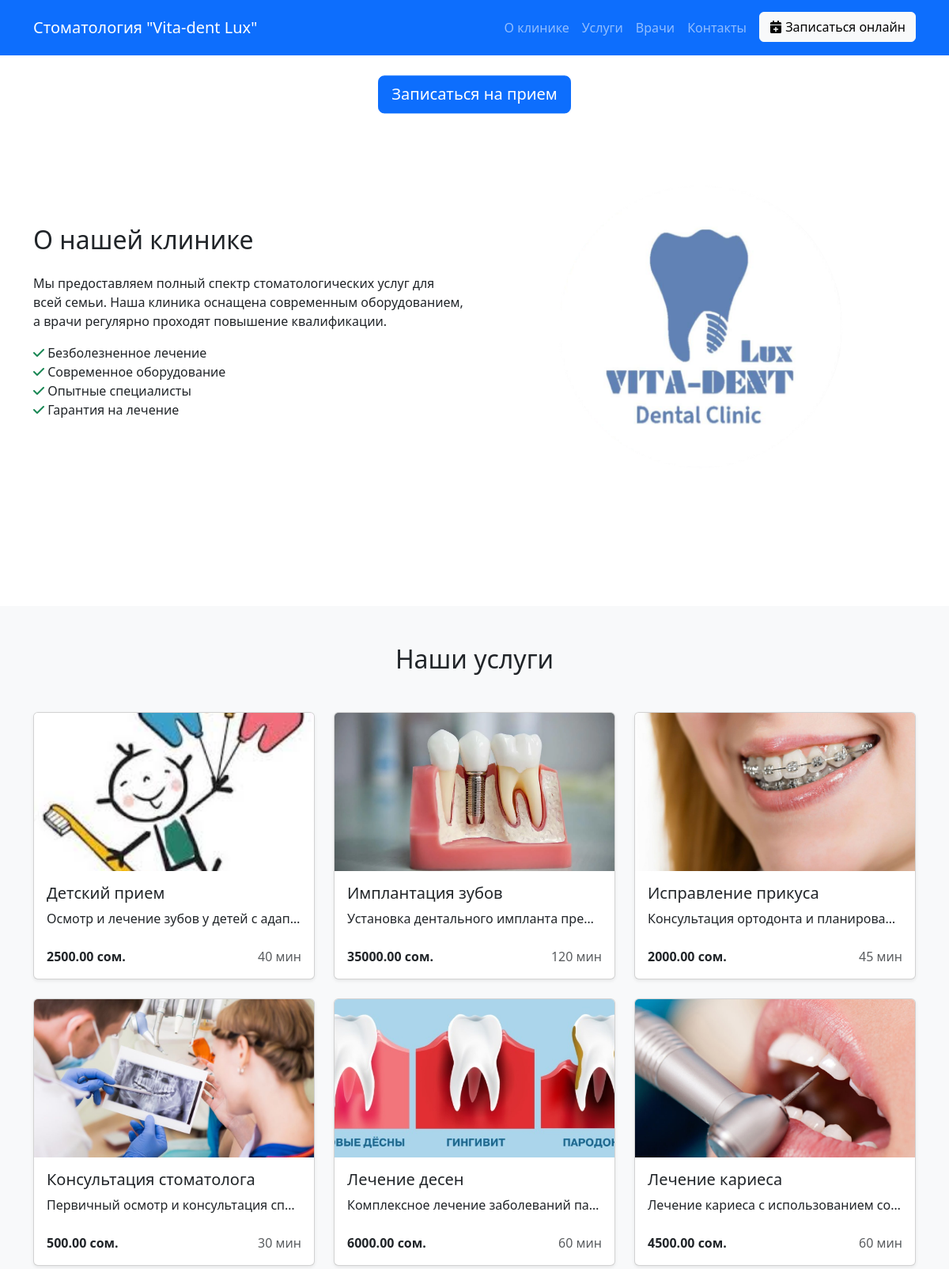
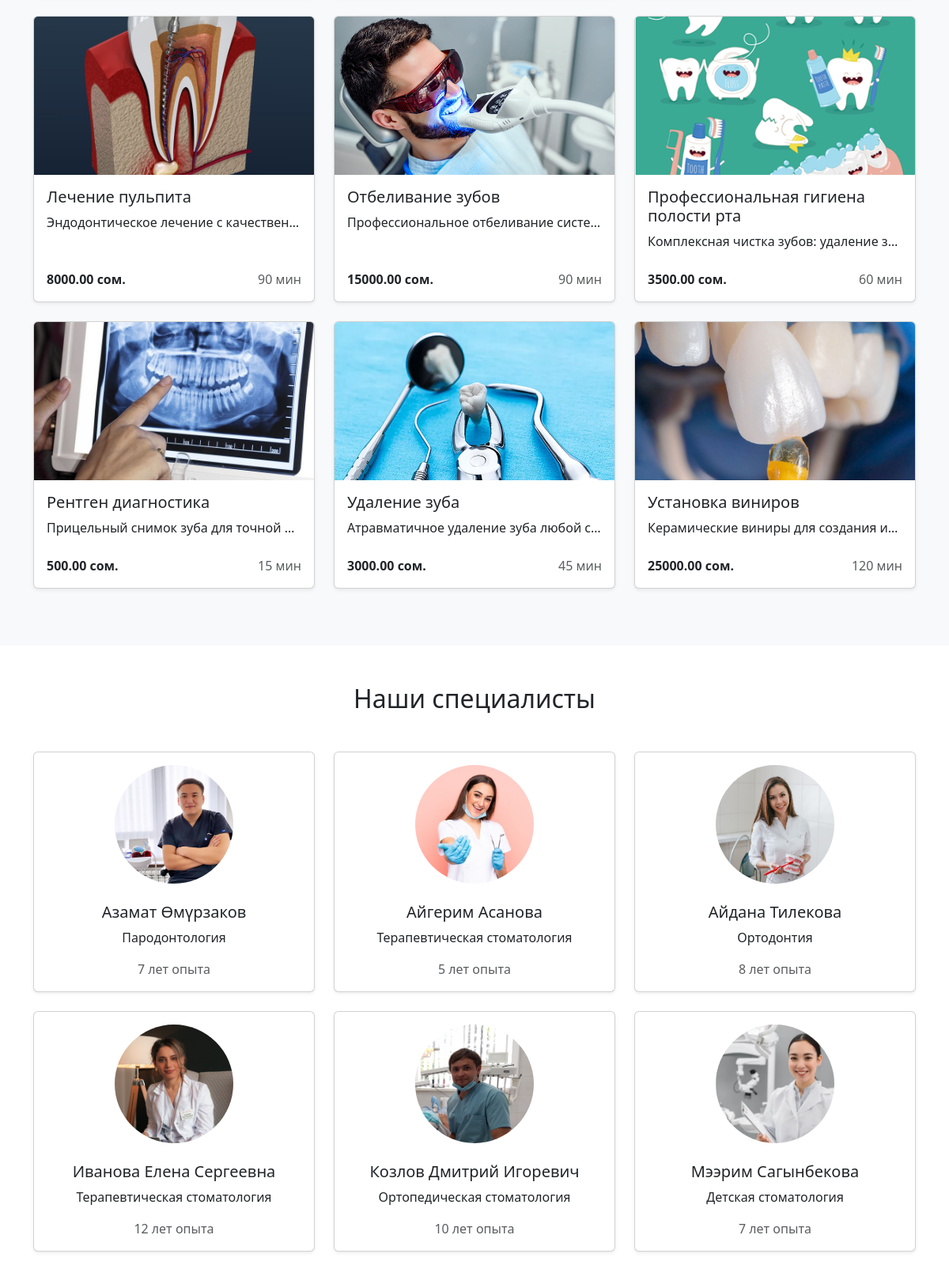
The page / (upper part) on the database its author committed (2 pictures, top to bottom).
### api/models.py (models this page shows, shortened)
class Service(models.Model):
    name = models.CharField(max_length=100, verbose_name='Название услуги')
    description = models.TextField(blank=True, verbose_name='Описание')
    price = models.DecimalField(
        max_digits=10,
        decimal_places=2,
        verbose_name='Цена',
        validators=[MinValueValidator(Decimal('0.01'))]
    )
    duration = models.PositiveIntegerField(
        default=30,
        verbose_name='Длительность (мин)',
        help_text='Продолжительность приема в минутах'
    )
    is_active = models.BooleanField(default=True, verbose_name='Активна')
    image = models.ImageField(
        upload_to='services/',
        blank=True,
        null=True,
        verbose_name='Изображение услуги'
    )
    class Meta:
        verbose_name = 'Услуга'
        verbose_name_plural = 'Услуги'
        ordering = ['name']

class Doctor(models.Model):
    name = models.CharField(max_length=100, verbose_name='ФИО врача')
    specialty = models.CharField(max_length=100, verbose_name='Специализация')
    services = models.ManyToManyField(Service, verbose_name='Услуги')
    experience = models.PositiveIntegerField(
        default=0,
        verbose_name='Стаж (лет)',
        help_text='Опыт работы в годах'
    )
    education = models.TextField(blank=True, verbose_name='Образование')
    description = models.TextField(blank=True, verbose_name='О враче')
    photo = models.ImageField(
        upload_to='doctors/',
        blank=True,
        null=True,
        verbose_name='Фотография'
    )
    is_active = models.BooleanField(default=True, verbose_name='Активен')
    working_hours = models.JSONField(
        default=dict,
        verbose_name='График работы',
        help_text='JSON с графиком работы по дням недели'
    )
    class Meta:
        verbose_name = 'Врач'
        verbose_name_plural = 'Врачи'
        ordering = ['name']

### api/views.py (the view)
# urls.py: path('', home, name='home'),
def home(request):
    services = Service.objects.filter(is_active=True)
    doctors = Doctor.objects.filter(is_active=True)
    return render(request, 'clinic/index.html', {'services': services, 'doctors': doctors})

### templates/clinic/index.html (shortened to what this page needs)
{% load static %}
<!DOCTYPE html>
<html lang="ru">
<head>
    <link href="https://cdn.jsdelivr.net/npm/bootstrap@5.3.0/dist/css/bootstrap.min.css" rel="stylesheet">
    <link rel="stylesheet" href="https://cdnjs.cloudflare.com/ajax/libs/font-awesome/6.4.0/css/all.min.css">
    <link rel="stylesheet" href="{% static 'clinic/style.css' %}">
</head>
<body>
    <nav class="navbar navbar-expand-lg navbar-dark bg-primary">
        <div class="container">
            <a class="navbar-brand" href="#">Стоматология "Vita-dent Lux"</a>
            <div class="collapse navbar-collapse" id="navbarNav">
                <ul class="navbar-nav ms-auto">
                    <li class="nav-item"><a class="nav-link" href="#about">О клинике</a></li>
                    <li class="nav-item"><a class="nav-link" href="#services">Услуги</a></li>
                    <li class="nav-item"><a class="nav-link" href="#doctors">Врачи</a></li>
                    <li class="nav-item"><a class="nav-link" href="#contacts">Контакты</a></li>
                    <li class="nav-item">
                        <button class="btn btn-light ms-2" data-bs-toggle="modal" data-bs-target="#appointmentModal">
                            <i class="fas fa-calendar-plus"></i> Записаться онлайн
                        </button>
                    </li>
                </ul>
            </div>
        </div>
    </nav>
    <section class="hero-section bg-light  ">
        <div class="text-center">
            <div class="box">
            <p class="lead mb-4">Современное оборудование, опытные врачи и бережный подход к каждому пациенту</p>
            <button class="btn btn-primary btn-lg" data-bs-toggle="modal" data-bs-target="#appointmentModal">
                Записаться на прием
            </button>
            </div>
        </div>
    </section>
    <section id="about" class="py-5 container">
            <div class="row align-items-center">
                <div class="col-md-6">
                    <h2 class="mb-4">О нашей клинике</h2>
                    <p>Мы предоставляем полный спектр стоматологических услуг для всей семьи.
                    Наша клиника оснащена современным оборудованием, а врачи регулярно проходят
                    повышение квалификации.</p>
                    <ul class="list-unstyled">
                        <li><i class="fas fa-check text-success"></i> Безболезненное лечение</li>
                        <li><i class="fas fa-check text-success"></i> Современное оборудование</li>
                        <li><i class="fas fa-check text-success"></i> Опытные специалисты</li>
                        <li><i class="fas fa-check text-success"></i> Гарантия на лечение</li>
                    </ul>
                </div>
                <div class="col-md-6">
                    <img src="{% static 'clinic/2.png' %}" alt="Интерьер клиники" class="img-fluid rounded">
                </div>
            </div>
    </section>
    <section id="services" class="py-5 bg-light">
        <div class="container">
            <h2 class="text-center mb-5">Наши услуги</h2>
            <div class="row">
                {% for service in services %}
                <div class="col-md-4 mb-4">
                    <div class="card h-100 shadow-sm">
                        {% if service.image %}
                        <img src="{{ service.image.url }}" class="card-img-top" alt="{{ service.name }}" style="height: 200px; object-fit: cover;">
                        {% else %}
                        <img src="{% static 'clinic/images/default_service.jpg' %}" class="card-img-top" alt="{{ service.name }}" style="height: 200px; object-fit: cover;">
                        {% endif %}
                        <div class="card-body d-flex flex-column">
                            <h5 class="card-title">{{ service.name }}</h5>
                            <p class="card-text text-truncate" style="flex-grow: 1;">{{ service.description|truncatewords:20 }}</p>
                            <div class="mt-2 d-flex justify-content-between align-items-center">
                                <strong>{{ service.price }} сом.</strong>
                                <span class="text-muted">{{ service.duration }} мин</span>
                            </div>
                        </div>
                    </div>
                </div>
                {% endfor %}
            </div>
        </div>
    </section>
    <section id="doctors" class="py-5">
        <div class="container">
            <h2 class="text-center mb-5">Наши специалисты</h2>
            <div class="row">
                {% for doctor in doctors %}
                <div class="col-md-4 mb-4">
                    <div class="card h-100 text-center shadow-sm">
                        {% if doctor.photo %}
                        <img src="{{ doctor.photo.url }}" class="card-img-top rounded-circle mx-auto mt-3" alt="{{ doctor.name }}" style="width: 150px; height: 150px; object-fit: cover;">
                        {% else %}
                        <img src="{% static 'clinic/images/default_doctor.jpg' %}" class="card-img-top rounded-circle mx-auto mt-3" alt="{{ doctor.name }}" style="width: 150px; height: 150px; object-fit: cover;">
                        {% endif %}
                        <div class="card-body">
                            <h5 class="card-title mt-2">{{ doctor.name }}</h5>
                            <p class="card-text">{{ doctor.specialty }}</p>
                            <p class="card-text text-muted">{{ doctor.experience }} лет опыта</p>
                        </div>
                    </div>
                </div>
                {% endfor %}
            </div>
        </div>
    </section>
</body>
</html>

### static/clinic/style.css (style rules this page uses)
:root { --primary-color: #6a8cbf; --primary-dark: #4d6b9e; --bg-light: #f5f8fc; --white: #ffffff; --shadow: 0 8px 20px rgba(0, 0, 0, 0.1); }
.hero-section { background: white; color: black; text-align: center; border-radius: 16px; margin: 0 auto 40px; animation: fadeIn 1s ease-in-out; position: relative; padding: 0; }
.hero-section p { font-size: 1.25rem; margin-bottom: 30px; }
.box { position: absolute; top: 50%; left: 50%; transform: translate(-50%,-50%); }
.bg-primary { position: fixed; z-index: 9; width: 100%; padding: 15px 0; }

### rows shown on the page
Service: image (picture), name "Детский прием", description "Осмотр и лечение зубов у детей с адап…", price "2500.00", duration "40"
Service: image (picture), name "Имплантация зубов", description "Установка дентального импланта пре…", price "35000.00", duration "120"
Service: image (picture), name "Исправление прикуса", description "Консультация ортодонта и планирова…", price "2000.00", duration "45"
Service: image (picture), name "Консультация стоматолога", description "Первичный осмотр и консультация сп…", price "500.00", duration "30"
Service: image (picture), name "Лечение десен", description "Комплексное лечение заболеваний па…", price "6000.00", duration "60"
Service: image (picture), name "Лечение кариеса", description "Лечение кариеса с использованием со…", price "4500.00", duration "60"
Service: image (picture), name "Лечение пульпита", description "Эндодонтическое лечение с качествен…", price "8000.00", duration "90"
Service: image (picture), name "Отбеливание зубов", description "Профессиональное отбеливание систе…", price "15000.00", duration "90"
Service: image (picture), name "Профессиональная гигиена полости рта", description "Комплексная чистка зубов: удаление з…", price "3500.00", duration "60"
Service: image (picture), name "Рентген диагностика", description "Прицельный снимок зуба для точной…", price "500.00", duration "15"
Service: image (picture), name "Удаление зуба", description "Атравматичное удаление зуба любой с…", price "3000.00", duration "45"
Service: image (picture), name "Установка виниров", description "Керамические виниры для создания и…", price "25000.00", duration "120"
Doctor: photo (picture), name "Азамат Өмүрзаков", specialty "Пародонтология", experience "7"
Doctor: photo (picture), name "Айгерим Асанова", specialty "Терапевтическая стоматология", experience "5"
Doctor: photo (picture), name "Айдана Тилекова", specialty "Ортодонтия", experience "8"
Doctor: photo (picture), name "Иванова Елена Сергеевна", specialty "Терапевтическая стоматология", experience "12"
Doctor: photo (picture), name "Козлов Дмитрий Игоревич", specialty "Ортопедическая стоматология", experience "10"
Doctor: photo (picture), name "Мээрим Сагынбекова", specialty "Детская стоматология", experience "7"
